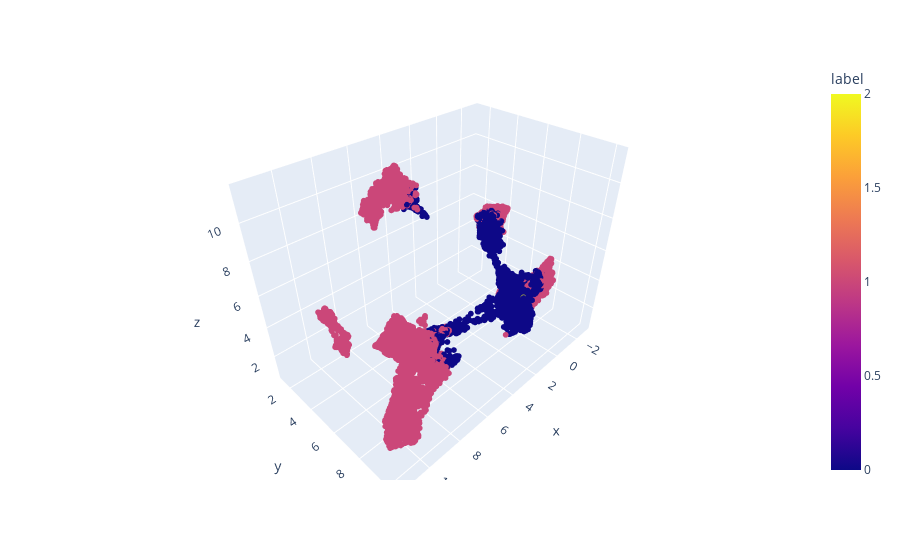

The cell this chart's notebook holds for it:
### Code cell
uumap_3d(features,labels)

### Figure 1 — Plotly figure (JSON) as saved in the notebook; plotly's stock layout.template omitted (floating-point values rounded to 4 significant figures; data arrays with more than 128 entries replaced by an {"elided": "..."} marker saying what was removed)
{"data": [{"hovertemplate": "x=%{x}<br>y=%{y}<br>z=%{z}<br>label=%{marker.color}<extra></extra>", "legendgroup": "", "marker": {"color": {"elided": "10133 int values"}, "coloraxis": "coloraxis", "size": 2, "symbol": "circle"}, "mode": "markers", "name": "", "scene": "scene", "showlegend": false, "type": "scatter3d", "x": {"elided": "10133 float values"}, "y": {"elided": "10133 float values"}, "z": {"elided": "10133 float values"}}], "layout": {"coloraxis": {"colorbar": {"title": {"text": "label"}}, "colorscale": [[0, "#0d0887"], [0.1111, "#46039f"], [0.2222, "#7201a8"], [0.3333, "#9c179e"], [0.4444, "#bd3786"], [0.5556, "#d8576b"], [0.6667, "#ed7953"], [0.7778, "#fb9f3a"], [0.8889, "#fdca26"], [1, "#f0f921"]]}, "legend": {"tracegroupgap": 0}, "margin": {"t": 60}, "scene": {"domain": {"x": [0, 1], "y": [0, 1]}, "xaxis": {"title": {"text": "x"}}, "yaxis": {"title": {"text": "y"}}, "zaxis": {"title": {"text": "z"}}}}}
